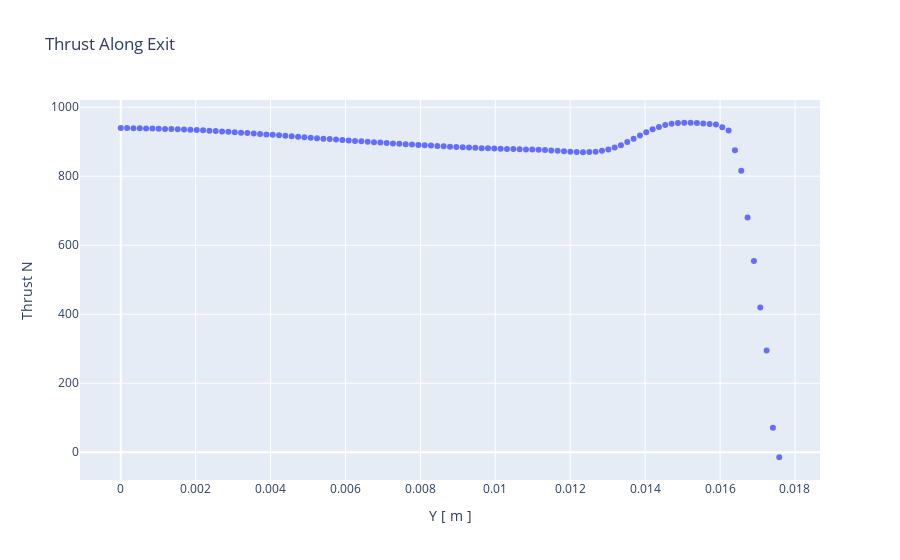

The notebook cell saved with this chart:
### Code cell
# Calculating thrust and plotting
FT = rho.copy()
FT["Thrust N"] = m_dot['Mass Flow Rate kg/s']*vel['Velocity u [ m s^-1 ]'] + (pre["Pressure [ Pa ]"] - p_a)*A_e
FT = FT.drop(columns='Density [ kg m^-3 ]')
px.scatter(FT, x='Y [ m ]', y='Thrust N', 
           title="Thrust Along Exit")
